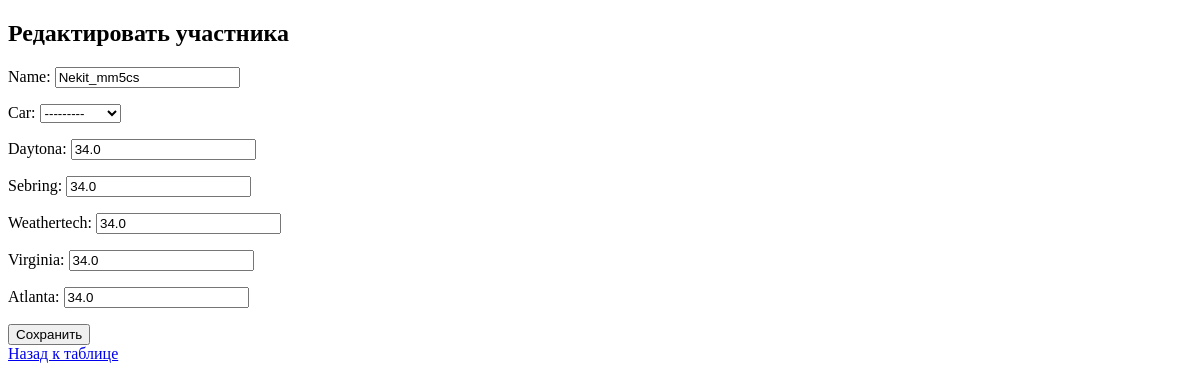
The page /table/edit/3/ (signed in) on the database as committed earlier.
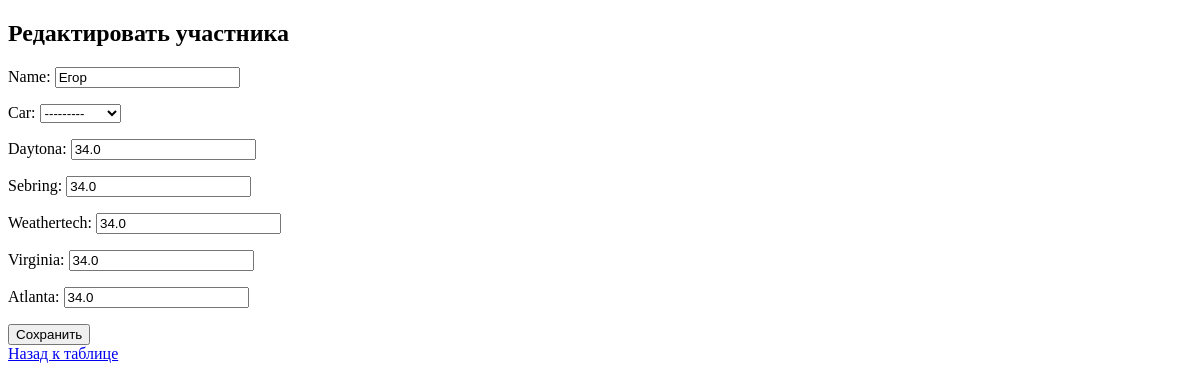
The same page on the database as committed later.
### imsa_table/models.py (models this page shows, shortened)
class Participant(models.Model):
    CAR_CHOICES = [
        ('Porsche', 'Porsche'),
        ('Ferrari', 'Ferrari'),
        ('BMW', 'BMW'),
        ('Audi', 'Audi'),
        ('Mercedes', 'Mercedes'),
        ('Corvette', 'Corvette'),
    ]
    name = models.CharField(max_length=100)
    car = models.CharField(max_length=20, choices=CAR_CHOICES)
    daytona = models.FloatField()
    sebring = models.FloatField()
    weathertech = models.FloatField()
    virginia = models.FloatField()
    atlanta = models.FloatField()
    total = models.FloatField()

### imsa_table/views.py (the view)
# urls.py: path('edit/<int:participant_id>/', views.edit_participant, name='edit_participant'),
@login_required
def edit_participant(request, participant_id):
    participant = get_object_or_404(Participant, id=participant_id)
    if not request.user.is_staff and request.user.username != "root":
        return redirect('table')
    if request.method == 'POST':
        form = ParticipantForm(request.POST, instance=participant)
        if form.is_valid():
            form.save()
            return redirect('table')
    else:
        form = ParticipantForm(instance=participant)
    return render(request, 'imsa_table/edit_participant.html', {'form': form})

### imsa_table/forms.py
class ParticipantForm(forms.ModelForm):
    class Meta:
        model = Participant
        fields = ['name', 'car', 'daytona', 'sebring', 'weathertech', 'virginia', 'atlanta']
        widgets = {
            'name': forms.TextInput(attrs={'placeholder': 'Введите имя участника'}),
            'car': forms.Select(attrs={'class': 'form-control'}),
            'daytona': forms.NumberInput(attrs={'placeholder': 'Введите баллы для Daytona'}),
            'sebring': forms.NumberInput(attrs={'placeholder': 'Введите баллы для Sebring'}),
            'weathertech': forms.NumberInput(attrs={'placeholder': 'Введите баллы для WeatherTech'}),
            'virginia': forms.NumberInput(attrs={'placeholder': 'Введите баллы для Virginia'}),
            'atlanta': forms.NumberInput(attrs={'placeholder': 'Введите баллы для Atlanta'}),
        }

### imsa_table/templates/imsa_table/edit_participant.html (shortened to what this page needs)
{% load static %}
<!DOCTYPE html>
<html lang="en">
<head>
</head>
<body>
    <h2>Редактировать участника</h2>
    <form method="post">
        {{ form.as_p }}
        <button type="submit">Сохранить</button>
    </form>
    <a href="{% url 'table' %}">Назад к таблице</a>
</body>
</html>

Rows that differ between the two databases and show on the page:
changed Participant: name "Nekit_mm5cs" → "Егор"
